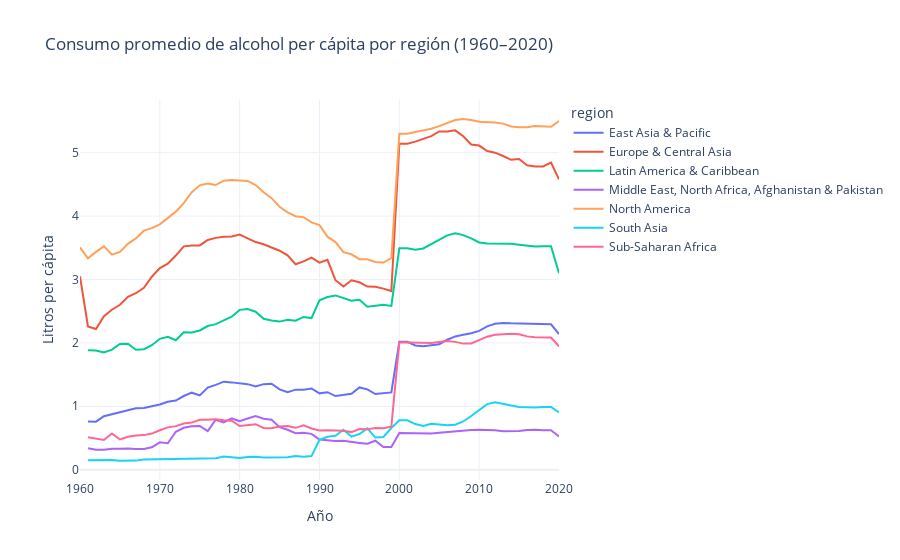

Source (notebook cell):
### Markdown cell above
## 🌍 Consumo promedio por región

Comparamos el consumo promedio por región del mundo, mostrando patrones geográficos
a lo largo del tiempo.

### Code cell
region_df = (
    df.filter(pl.col("region").is_not_null())
      .group_by(["region", "year"])
      .agg(pl.mean("litres_per_capita").alias("avg_litres"))
      .sort(["region", "year"])
)

fig = px.line(
    region_df.to_pandas(),
    x="year",
    y="avg_litres",
    color="region",
    title="Consumo promedio de alcohol per cápita por región (1960–2020)",
    labels={"year": "Año", "avg_litres": "Litros per cápita"},
)
fig.update_layout(template="plotly_white", hovermode="x unified")
fig.show()
